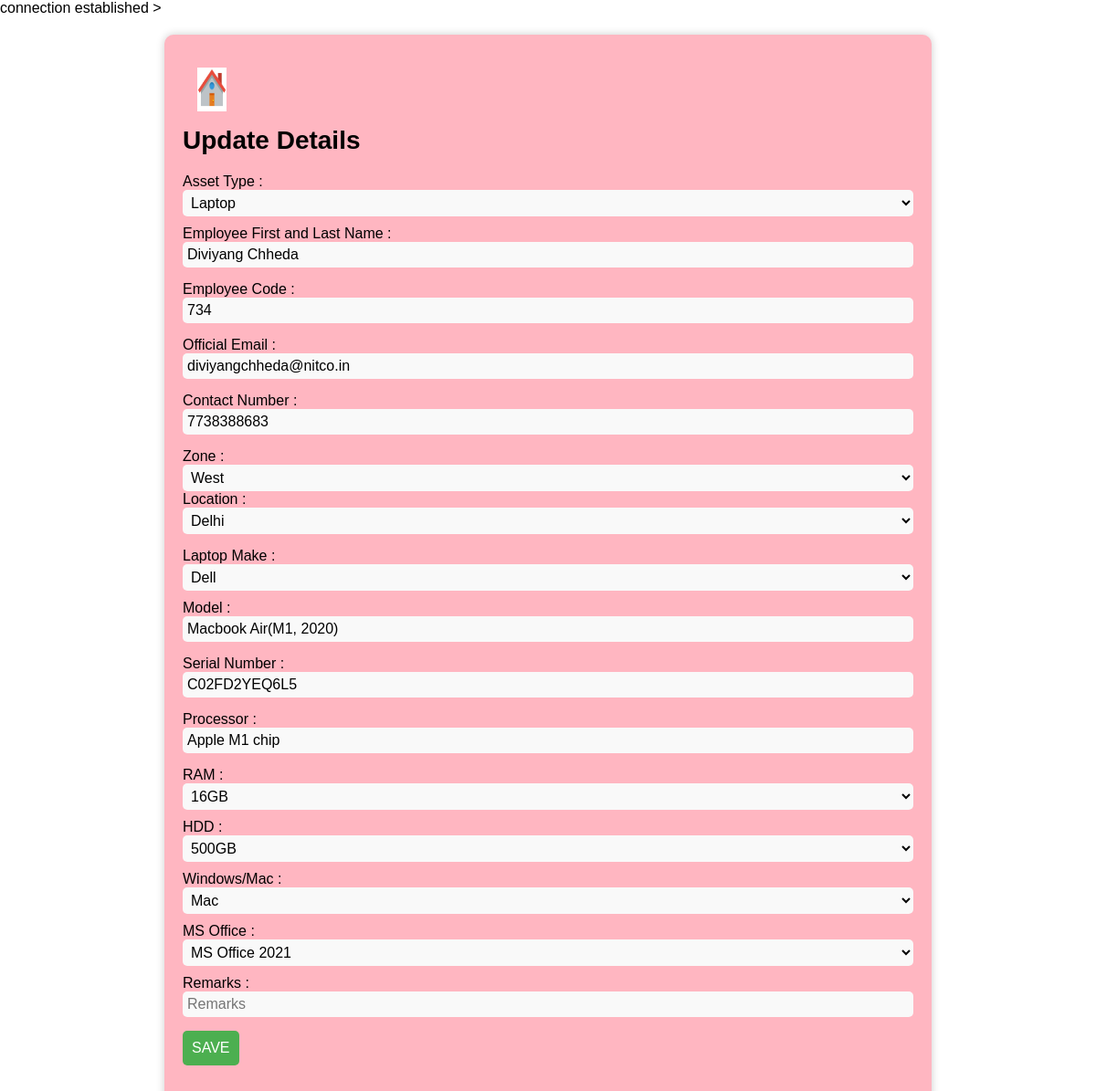
Screenshot of /update.php?id=734 (signed in) with the database file from the repository.
### tables this page shows
CREATE TABLE `laptop_details` (
  `assets` varchar(20) DEFAULT NULL,
  `emp_name` text NOT NULL,
  `emp_code` int(40) NOT NULL,
  `email` varchar(40) NOT NULL,
  `number` bigint(20) DEFAULT NULL,
  `state` varchar(20) DEFAULT NULL,
  `branch` varchar(20) DEFAULT NULL,
  `make` varchar(40) NOT NULL,
  `model` varchar(40) NOT NULL,
  `serial` varchar(40) NOT NULL,
  `processor` varchar(40) NOT NULL,
  `memory` varchar(40) NOT NULL,
  `storage` varchar(40) NOT NULL,
  `os` varchar(40) NOT NULL,
  `office` varchar(40) NOT NULL
);

### update.php (the view, shortened to what this page needs)
<?php
include("dbconnect.php");
$id=$_GET['id'];
$query= "SELECT * From laptop_details WHERE `emp_code` = '$id'";
$result = mysqli_query($conn, $query);
$data = mysqli_fetch_assoc($result);
?>
<!DOCTYPE html>
<html>
<head>
</html>>
<body>
<div class="container">
    <div>
<a  href="home.html"> <img src ="home.png" style="margin:2%" > </a>
        <div class="title">
        Update Details
        </div>
<form   method="POST" >
    <div class="form">
    <div class="dropdown-content">
    <label> Asset Type : </label>
     <select class="input" name ="asset" ><option value= "Laptop" <?php if ($data['assets'] == 'Laptop'){echo "selected";}?>>Laptop
     </option>
    <option value= "Desktop" <?php if ($data['assets'] == 'Desktop'){echo "selected";}?>>Desktop</option></select> </div>
    <div class="input_field"><label>Employee
    First and Last Name : </label><input type="text"  value = "<?php echo $data['emp_name'];?>"name="emp_name" class="input"></div>
    <div class="input_field"><label>Employee Code : </label><input type="integer" name="emp_code" class="input"  value = "<?php echo $data['emp_code'];?>"></div>
    <div class="input_field"><label>Official Email : </label><input type="varchar" name="email" class="input"  value = "<?php echo $data['email'];?>"></div>
    <div class="input_field"><label>Contact Number :  </label><input type="integer" name="number" class="input" value = "<?php echo $data['number'];?>"></div>
    <div class="dropdown-content" >
    <label> Zone : </label>
     <select class="input" name ="state"  id="loc" onchange="setDistrict()">
     <option value= "West" <?php if ($data['state'] == 'West'){echo "selected";}?>>West</option>
</select>
<div class="input_field">
    <label>Location : </label>
        <select class="input" name="branch" id="bnch" >
  <option value="Delhi" <?php if ($data['branch'] == 'Delhi'){echo "selected";}?>>Delhi</option>
 </select>
</div>
    <div class="dropdown-content">
    <label> Laptop Make : </label>
     <select class="input" name ="make" ><option value= "Dell" <?php if ($data['make'] == 'Dell'){echo "selected";}?>>Dell
     </option>
</select>
   </div>
<div class = "model"> <label>Model : </label><input type="varchar" name="model" class="input" value = "<?php echo $data['model'];?>"></div>
<div class = "serial"> <label>Serial Number : </label><input type="varchar" name="serial" class="input" value = "<?php echo $data['serial'];?>"></div>
<div class = "processor"> <label>Processor : </label><input type="varchar" name="processor" class="input" value = "<?php echo $data['processor'];?>"> </div>
<div class = "dropdown-content"> <label>RAM : </label><select class="input" name ="memory">
    <option value= "16GB" <?php if ($data['memory'] == '16GB'){echo "selected";}?>>16GB</option> </select></div>
<div class = "dropdown-content"> <label>HDD :  </label><select class="input" name ="storage"><option value= "500GB" <?php if ($data['storage'] == '500GB'){echo "selected";}?>>500GB</option>
    <option value= "1TB" <?php if ($data['storage'] == '1TB'){echo "selected";}?>>1TB</option></select> </select> </div>
<div class = "dropdown-content"> <label> Windows/Mac : </label><select class="input" name ="os"><option value= "Mac" <?php if ($data['os'] == 'Mac'){echo "selected";}?>>Mac</option> </select> </div>
<div class = "dropdown-content"> <label> MS Office : </label><select class="input" name ="office">
    <option value= "MS Office 2021" <?php if ($data['office'] == 'MS Office 2021'){echo "selected";}?>>MS Office 2021</option>
    <option value= "MS Office 2007"  <?php if ($data['office'] == 'MS Office 2007'){echo "selected";}?>>MS Office 2007</option></select> </div>
    <div class="input_field"><label>
    Remarks : </label><input type="text" name="remakrs" class="input"  placeholder="Remarks"  ></div>
<div><input type="submit" name="data" value="SAVE"></input></div>
</div>
</form>
    </body>
</html>

### update.php (style rules this page uses)
body { font-family: Arial, Helvetica, sans-serif; margin: 0; padding: 0; }
.container { margin: 20px auto; width: 80%; max-width: 800px; background-color: lightpink; border-radius: 10px; padding: 20px; box-shadow: 0px 0px 10px rgba(0, 0, 0, 0.2); }
.title { font-size: 28px; font-weight: bold; margin-bottom: 20px; }
.form { display: flex; flex-direction: column; align-items: center; }
.input_field { display: flex; flex-direction: column; margin-bottom: 15px; width: 100%; }
.processor { display: flex; flex-direction: column; margin-bottom: 15px; width: 100%; }
.serial { display: flex; flex-direction: column; margin-bottom: 15px; width: 100%; }
.model { display: flex; flex-direction: column; margin-bottom: 15px; width: 100%; }
.input { padding: 5px; border-radius: 5px; border: none; outline: none; background-color: #f9f9f9; font-size: 16px; width: 100%; }
select.input { width: 100%; padding: 5px; border-radius: 5px; border: none; outline: none; background-color: #f9f9f9; font-size: 16px; }
.dropdown-content { display: flex; flex-direction: column; margin-bottom: 10px; width: 100%; }
input[type="submit"] { padding: 10px; background-color: #4CAF50; color: #fff; border: none; border-radius: 5px; font-size: 16px; cursor: pointer; }
img { width: 4%; height: 6%; margin-left: 15%; }

### rows the page displays
laptop_details: asset "Laptop", emp_name "Diviyang Chheda", emp_code "734", email "diviyangchheda@nitco.in", number "7738388683", state "West", make "Dell", model "Macbook Air(M1, 2020)", serial "C02FD2YEQ6L5", processor "Apple M1 chip", memory "16GB", storage "500GB", os "Mac", office "MS Office 2021"
